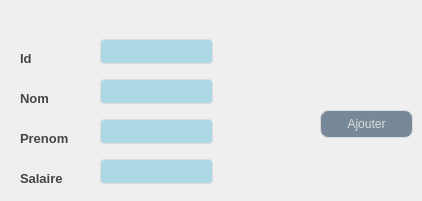
      <widget class="QWidget" name="ajouter_livreur">
       <attribute name="title">
        <string>Ajouter</string>
       </attribute>
       <widget class="QPushButton" name="pb_ajouter_livreur">
        <property name="geometry">
         <rect>
          <x>320</x>
          <y>110</y>
          <width>93</width>
          <height>28</height>
         </rect>
        </property>
        <property name="styleSheet">
         <string notr="true">QPushButton {
	font: 87 8pt &quot;Segoe UI Black&quot;;
color: #dcdcdc;
background:#778899;
border: none;
border: 1px solid #DCDCDC;
border-radius: 8px;

}
QPushButton:hover {
color:#fff;
font: 87 8pt &quot;Segoe UI Black&quot;;
background:#ADD8E6;
border: none;
}</string>
        </property>
        <property name="text">
         <string>Ajouter</string>
        </property>
       </widget>
       <widget class="QLineEdit" name="le_id_ajouter_livreur">
        <property name="geometry">
         <rect>
          <x>100</x>
          <y>31</y>
          <width>113</width>
          <height>41</height>
         </rect>
        </property>
        <property name="styleSheet">
         <string notr="true">QLineEdit {
  width: 100%;
  padding: 12px 20px;
  margin: 8px 0;
  display: inline-block;
  border: 1px solid #dcdcdc;
  border-radius: 4px;
  box-sizing: border-box;
  background: #ADD8E6;
  color: #FFFFFF;
}</string>
        </property>
       </widget>
       <widget class="QLineEdit" name="le_nom_ajouter_livreur">
        <property name="geometry">
         <rect>
          <x>100</x>
          <y>71</y>
          <width>113</width>
          <height>41</height>
         </rect>
        </property>
        <property name="styleSheet">
         <string notr="true">QLineEdit {
  width: 100%;
  padding: 12px 20px;
  margin: 8px 0;
  display: inline-block;
  border: 1px solid #dcdcdc;
  border-radius: 4px;
  box-sizing: border-box;
  background: #ADD8E6;
  color: #FFFFFF;
}</string>
        </property>
       </widget>
       <widget class="QLineEdit" name="le_prenom_ajouter_livreur">
        <property name="geometry">
         <rect>
          <x>100</x>
          <y>111</y>
          <width>113</width>
          <height>41</height>
         </rect>
        </property>
        <property name="styleSheet">
         <string notr="true">QLineEdit {
  width: 100%;
  padding: 12px 20px;
  margin: 8px 0;
  display: inline-block;
  border: 1px solid #dcdcdc;
  border-radius: 4px;
  box-sizing: border-box;
  background: #ADD8E6;
  color: #FFFFFF;
}</string>
        </property>
       </widget>
       <widget class="QLineEdit" name="le_salaire_ajouter_livreur">
        <property name="geometry">
         <rect>
          <x>100</x>
          <y>151</y>
          <width>113</width>
          <height>41</height>
         </rect>
        </property>
        <property name="styleSheet">
         <string notr="true">QLineEdit {
  width: 100%;
  padding: 12px 20px;
  margin: 8px 0;
  display: inline-block;
  border: 1px solid #dcdcdc;
  border-radius: 4px;
  box-sizing: border-box;
  background: #ADD8E6;
  color: #FFFFFF;
}</string>
        </property>
       </widget>
       <widget class="QLabel" name="label_3">
        <property name="geometry">
         <rect>
          <x>20</x>
          <y>50</y>
          <width>55</width>
          <height>16</height>
         </rect>
        </property>
        <property name="styleSheet">
         <string notr="true">background-color: transparent;
font: 8pt &quot;Castellar&quot;;
	color: #454544;
	font-weight: bold;
	font-size: 13px;
border:none;</string>
        </property>
        <property name="text">
         <string>Id</string>
        </property>
       </widget>
       <widget class="QLabel" name="label_4">
        <property name="geometry">
         <rect>
          <x>20</x>
          <y>90</y>
          <width>55</width>
          <height>16</height>
         </rect>
        </property>
        <property name="styleSheet">
         <string notr="true">background-color: transparent;
font: 8pt &quot;Castellar&quot;;
	color: #454544;
	font-weight: bold;
	font-size: 13px;
border:none;</string>
        </property>
        <property name="text">
         <string>Nom</string>
        </property>
       </widget>
       <widget class="QLabel" name="label_5">
        <property name="geometry">
         <rect>
          <x>20</x>
          <y>130</y>
          <width>71</width>
          <height>16</height>
         </rect>
        </property>
        <property name="styleSheet">
         <string notr="true">background-color: transparent;
font: 8pt &quot;Castellar&quot;;
	color: #454544;
	font-weight: bold;
	font-size: 13px;
border:none;</string>
        </property>
        <property name="text">
         <string>Prenom</string>
        </property>
       </widget>
       <widget class="QLabel" name="label_6">
        <property name="geometry">
         <rect>
          <x>20</x>
          <y>170</y>
          <width>81</width>
          <height>16</height>
         </rect>
        </property>
        <property name="styleSheet">
         <string notr="true">background-color: transparent;
font: 8pt &quot;Castellar&quot;;
	color: #454544;
	font-weight: bold;
	font-size: 13px;
border:none;</string>
        </property>
        <property name="text">
         <string>Salaire</string>
        </property>
       </widget>
      </widget>
